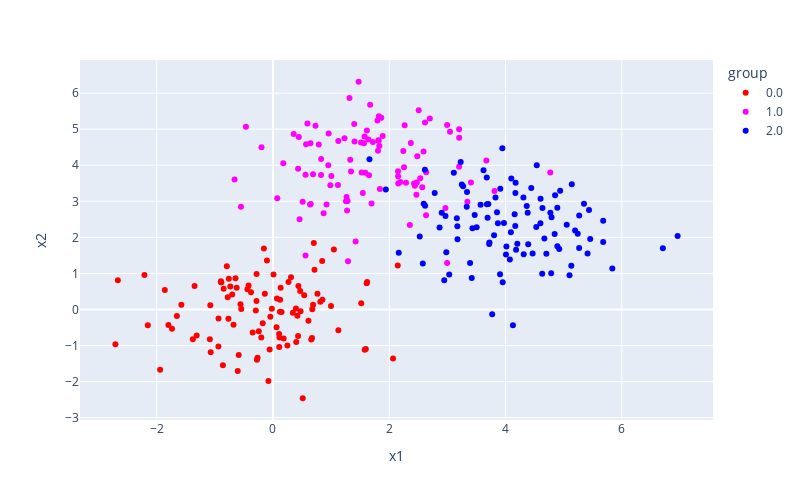

The code cell stored with this chart in its notebook:
### Code cell
# sns.relplot(data=X_y, x='x1', y='x2', hue='group' )

# 将 簇标签 group 转成 字符型，避免绘制时作为连续变量映射到color
X_y['group'] = X_y['group'].astype(str)
# 这里自己指定了使用的离散色彩序列
fig = px.scatter(data_frame=X_y, x='x1', y='x2',color='group', color_discrete_sequence=["red", "magenta", "blue"])
fig.update_layout(width=800, height=500)
fig.show()
